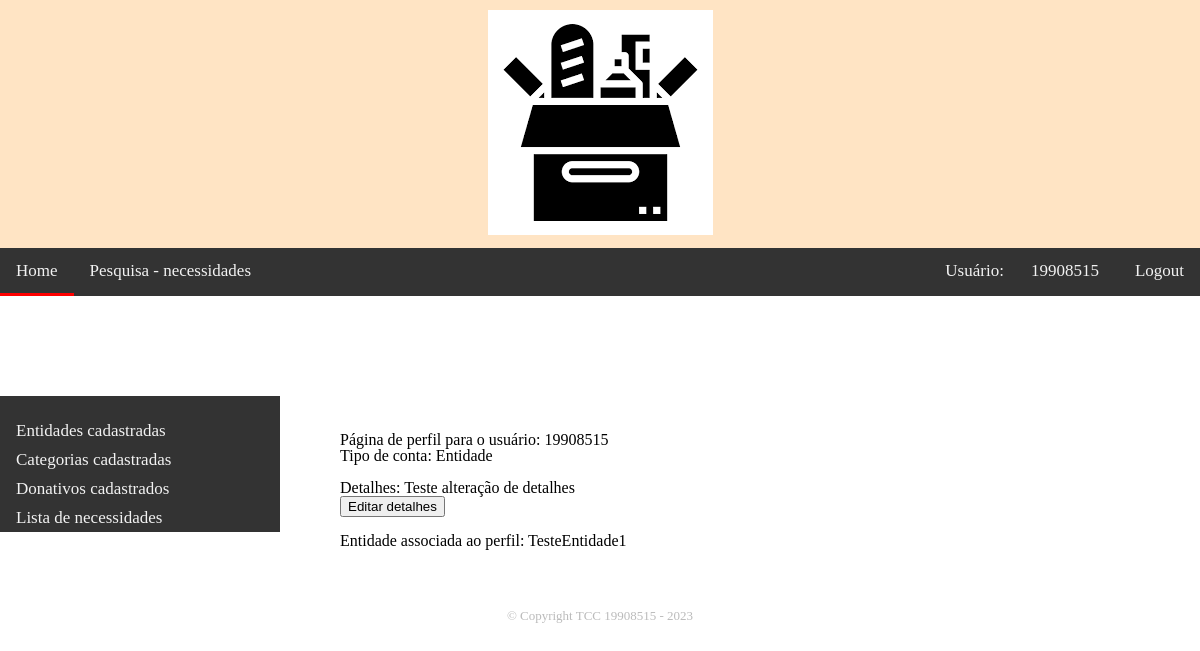
The app's page /appdoacoes/perfil/ (signed in) with its own data.
### appdoacoes/models.py (models this page shows, shortened)
class User(AbstractUser):
    COMUNIDADEPF = 'comunidade-PF'
    COMUNIDADEPJ = 'comunidade-PJ'
    ENTIDADE = 'entidade'
    TIPO_CONTA_CHOICES = (
        (COMUNIDADEPF, 'Comunidade PF'),
        (COMUNIDADEPJ, 'Comunidade PJ'),
        (ENTIDADE, 'Entidade'),
    )
    tipo_de_conta = models.CharField(max_length=20, choices=TIPO_CONTA_CHOICES)
    email = models.EmailField(unique=True)
    entidade = models.ForeignKey("EmpresaEntidade", verbose_name=("Entidade"), on_delete=models.RESTRICT, null=True,blank=True)
    comunidade_pf = models.ForeignKey("PessoaComunidade",verbose_name=('Comunidade PF'),on_delete=models.RESTRICT, null=True,blank=True)
    comunidade_pj = models.ForeignKey("EmpresaComunidade",verbose_name=('Comunidade PJ'),on_delete=models.RESTRICT, null=True,blank=True)

class PerfilUsuario(models.Model):
    usuario = models.OneToOneField(User, on_delete=models.CASCADE)
    detalhes = models.TextField(null=True)
    def __str__(self):
        return self.usuario.username

class EmpresaEntidade(models.Model):
    cnpj = models.CharField(primary_key=True, max_length=14, validators=[RegexValidator(r'^\d{14}$', 'CNPJ deve conter 14 digitos')])
    nome_fantasia = models.CharField(max_length=100)
    email = models.EmailField(null=True)
    usuario_responsavel = models.OneToOneField(User, on_delete=models.SET_NULL, null=True,blank=True)
    logradouro = models.CharField(max_length=100, null=True,blank=True)
    numero = models.IntegerField(null=True,blank=True)
    bairro = models.CharField(max_length=50, null=True,blank=True)
    cidade = models.CharField(max_length=50, null=True,blank=True)
    ESTADOS = [
        ('AC', 'Acre'),
        ('AL', 'Alagoas'),
        ('AP', 'Amapá'),
        ('AM', 'Amazonas'),
        ('BA', 'Bahia'),
        ('CE', 'Ceará'),
        ('DF', 'Distrito Federal'),
        ('ES', 'Espírito Santo'),
        ('GO', 'Goiás'),
        ('MA', 'Maranhão'),
        ('MT', 'Mato Grosso'),
        ('MS', 'Mato Grosso do Sul'),
        ('MG', 'Minas Gerais'),
        ('PA', 'Pará'),
        ('PB', 'Paraíba'),
        ('PR', 'Paraná'),
        ('PE', 'Pernambuco'),
        ('PI', 'Piauí'),
        ('RJ', 'Rio de Janeiro'),
        ('RN', 'Rio Grande do Norte'),
        ('RS', 'Rio Grande do Sul'),
        ('RO', 'Rondônia'),
        ('RR', 'Roraima'),
        ('SC', 'Santa Catarina'),
        ('SP', 'São Paulo'),
        ('SE', 'Sergipe'),
        ('TO', 'Tocantins')
    ]
    estado = models.CharField(max_length=2, choices=ESTADOS, null=True,blank=True)
    class Meta:
        permissions = [('pode_criar_atualizar_entidade','Cria/Atualiza Entidade'),('pode_deletar_entidade','Deleta Entidade')]
    def __str__(self):
        return self.nome_fantasia

### appdoacoes/views.py (the view)
# urls.py: path('perfil/', views.perfil_usuario,name='perfil-usuario'),
@login_required
def perfil_usuario(request):
    usuario_logado = request.user
    perfil_usuario = get_object_or_404(PerfilUsuario, usuario=usuario_logado)
    entidade_perfil = perfil_usuario.usuario.entidade
    pf_perfil = perfil_usuario.usuario.comunidade_pf
    pj_perfil = perfil_usuario.usuario.comunidade_pj
    form_atualizar_perfil = FormPerfilUsuario(request.POST or None, instance = perfil_usuario)
    form_criar_entidade = FormEntidadeCreate(request.POST or None, instance=EmpresaEntidade())
    form_criar_pf = FormPessoaComunidadeCreate(request.POST or None, instance = PessoaComunidade())
    form_criar_pj = FormEmpresaComunidadeCreate(request.POST or None, instance=EmpresaComunidade())
    if form_atualizar_perfil.is_valid():
        form_atualizar_perfil.save()
    if form_criar_entidade.is_valid():
        empresa_entidade = form_criar_entidade.save(commit=False)
        empresa_entidade.usuario_responsavel = usuario_logado
        empresa_entidade.save()
        perfil_usuario.usuario.entidade = empresa_entidade
        perfil_usuario.usuario.save()
    if form_criar_pf.is_valid():
        comunidade_pf = form_criar_pf.save(commit=False)
        perfil_usuario.usuario.comunidade_pf = comunidade_pf
        form_criar_pf.save()
        perfil_usuario.usuario.save()
    if form_criar_pj.is_valid():
        comunidade_pj = form_criar_pj.save(commit=False)
        perfil_usuario.usuario.comunidade_pj = comunidade_pj
        form_criar_pj.save()
        perfil_usuario.usuario.save()
    context = {
        'perfil_usuario': perfil_usuario,
        'form_atualizar_perfil': form_atualizar_perfil,
        'form_criar_entidade': form_criar_entidade,
        'form_criar_pf': form_criar_pf,
        'form_criar_pj': form_criar_pj,
        'entidade_perfil': entidade_perfil,
        'pj_perfil': pj_perfil,
        'pf_perfil': pf_perfil,
    }
    return render(request,'perfil.html',context)

### appdoacoes/templates/perfil.html (shortened to what this page needs)
{% extends "base_generica.html" %}
{% block content %}
    <div>
        <h1>Página de perfil para o usuário: {{ perfil_usuario }}</h1>
        {% if user.tipo_de_conta == 'comunidade-PF' %}
            {% csrf_token %}
            <br>
            <p>Tipo de conta: Comunidade PF</p>
            <br>
            <p>Detalhes: {{ perfil_usuario.detalhes }}
            <br>
            <div>
                <button onclick="document.getElementById('edit-det-form').style.display='block'">Editar detalhes</button>
                    <div id="edit-det-form" style="display:none">
                        <form method="post">
                            {% csrf_token %}
                            {{ form_atualizar_perfil.detalhes }}
                            <br>
                            <input type="submit" value="Salvar">
                            <button type="button" onclick="document.getElementById('edit-det-form').style.display='none'">Cancelar</button>
                        </form>
                    </div>
            </div>
            <br>
            <div>
                {% if pf_perfil == none %}
                    <p>Sem dados cadastrados para o perfil</p>
                    <div>
                        <button onclick="document.getElementById('cria-ent-form').style.display='block'">Cadastrar dados</button>
                            <div id="cria-ent-form" style="display:none">
                                <form method="post">
                                    {% csrf_token %}
                                    {{ form_criar_pf.as_p }}
                                    <br>
                                    <input type="submit" value="Salvar">
                                    <button type="button" onclick="document.getElementById('edit-det-form').style.display='none'">Cancelar</button>
                                </form>
                            </div>
                    </div>
                {% else %}
                    <p>Nome e sobrenome: {{ pf_perfil }} </p>
                {% endif %}
            </div>
        {% elif user.tipo_de_conta == 'entidade' %}
            <p>Tipo de conta: Entidade</p>
                        <br>
            <p>Detalhes: {{ perfil_usuario.detalhes }}
            <div>
                <button onclick="document.getElementById('edit-det-form').style.display='block'">Editar detalhes</button>
            </div>
            <br>
            <div>
                {% if entidade_perfil == none %}
                    <p>Sem entidade cadastrada para o perfil</p>
                    <div>
                        <button onclick="document.getElementById('cria-ent-form').style.display='block'">Criar entidade</button>
                            <div id="cria-ent-form" style="display:none">
                                <form method="post">
                                    {% csrf_token %}
                                    {{ form_criar_entidade.as_p }}
                                    <br>
                                    <input type="submit" value="Salvar">
                                    <button type="button" onclick="document.getElementById('edit-det-form').style.display='none'">Cancelar</button>
                                </form>
                            </div>
                    </div>
                {% else %}
                    <p>Entidade associada ao perfil: {{ entidade_perfil }} </p>
                {% endif %}
            </div>
        {% endif %}
    </div>
{% endblock content %}

### appdoacoes/templates/base_generica.html (shortened to what this page needs)
<!DOCTYPE html>
<html lang="pt-br">
	<head>
        {% load static %}
        <link rel="stylesheet" type ='text/css' href="{% static 'css/reset.css' %}">
        <link rel="stylesheet" type ='text/css' href="{% static 'css/style.css' %}">
	</head>
	<body>
		<header>
			<div class="imagem-centro">
                {% load static %}
				<h1><img src="{% static 'imagens/doação-alimentos.png' %}" alt="logo doação alimentos"></h1>
			</div>
		</header>
		<div class="topnav">
        {% block sidebar %}
			<nav>
				<ul>
					<li><a href="{% url 'index' %}" class="active">Home</a></li>
					<li><a href="">Pesquisa - necessidades</a></li>
					<div class="topnav-right">
						{% if user.is_authenticated %}
							<li class="username">Usuário:</li>
							<li><a href={% url 'perfil-usuario' %}>{{ user.get_username }}</a></li>
							<li><a href="{% url 'logout' %}">Logout</a></li>
						{% else %}
							<li><a href="{% url 'login' %}">Login</a></li>
						{% endif %}
					</div>
				</ul>
			</nav>
		</div>
		{% endblock %}
		<div class="sidenav">
		  <a href="{% url 'entidade-list' %}">Entidades cadastradas</a>
		  <a href="{% url 'categoria-list' %}">Categorias cadastradas</a>
		  <a href="{% url 'donativo-list' %}">Donativos cadastrados</a>
		  <a href="{% url 'necessidades-list' %}">Lista de necessidades</a>
		</div>
		<div class="main">
			{% block content %}{% endblock %}
		</div>
		{% block footer %}
			<footer>
				<p class="copyright">&copy; Copyright TCC 19908515 - 2023</p>
			</footer>
		{% endblock %}
	</body>
</html>
</html>

### appdoacoes/static/css/style.css (style rules this page uses)
header { background-color: bisque; padding: 10px; }
.imagem-centro { text-align:center; margin: 0 auto; padding:0px; }
.topnav { background-color: #333; overflow: hidden; }
.topnav a { float: left; display: block; color: #f2f2f2; text-align: center; padding: 14px 16px; text-decoration: none; font-size: 17px; border-bottom: 3px solid transparent; }
.topnav a.active { border-bottom: 3px solid red; }
.topnav-right { float: right; }
.topnav-right li { display: inline-block; vertical-align: middle; }
.topnav-right .username { margin-right: 2px; color: #f2f2f2; text-align: center; padding: 5px 5px; text-decoration: none; font-size: 17px; border-bottom: 3px solid transparent; }
.sidenav { width: 280px; position: relative; z-index: 1; top: 100px; left: 0; background-color: #333; overflow-x: hidden; padding-top: 20px; }
.sidenav a { padding: 6px 8px 6px 16px; text-decoration: none; font-size: 17px; color: #f2f2f2; display: block; }
.main { margin-left: 300px; padding: 0 40px; }
footer { text-align: center; padding: 40px; }
.copyright { color: #BBBBBB; font-size: 13px; margin-top: 20px; }

### records on screen
User: get_username "19908515"
PerfilUsuario: usuario.username "19908515", detalhes "Teste alteração de detalhes"
EmpresaEntidade: nome_fantasia "TesteEntidade1"
